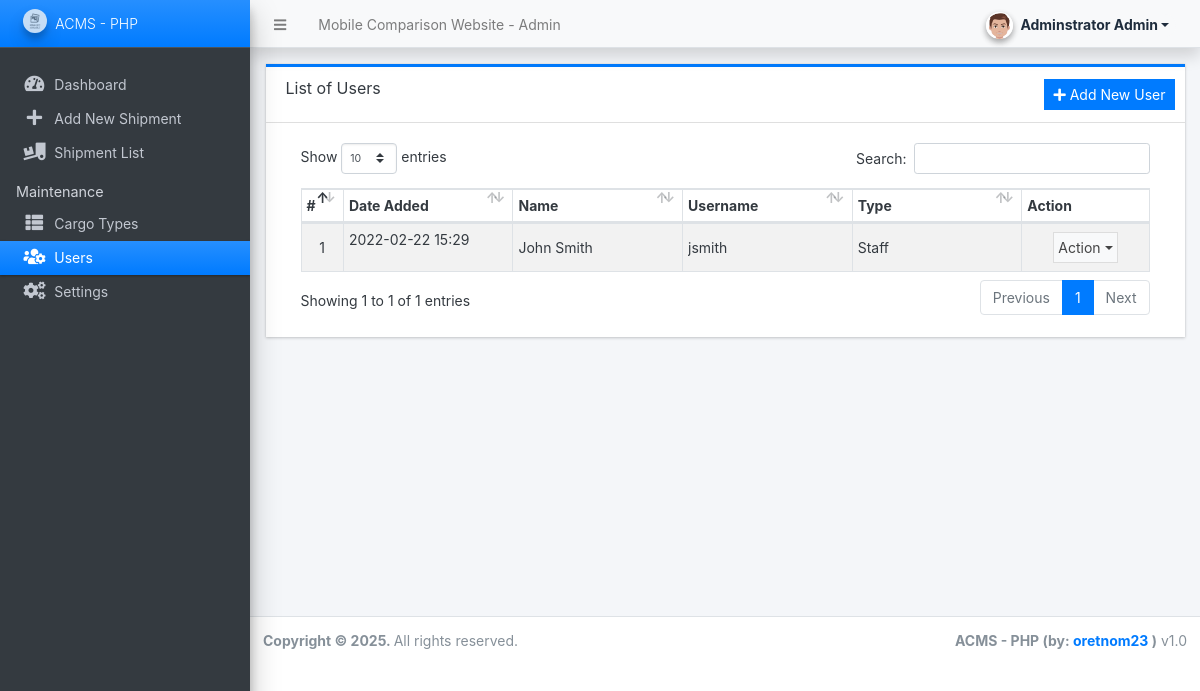
Page /admin/?page=user/list (signed in) on the committed database.
### tables this page shows
CREATE TABLE `users` (
  `id` int(50) NOT NULL,
  `firstname` varchar(250) NOT NULL,
  `lastname` varchar(250) NOT NULL,
  `username` text NOT NULL,
  `password` text NOT NULL,
  `avatar` text DEFAULT NULL,
  `last_login` datetime DEFAULT NULL,
  `type` tinyint(1) NOT NULL DEFAULT 0,
  `date_added` datetime NOT NULL DEFAULT current_timestamp(),
  `date_updated` datetime DEFAULT NULL ON UPDATE current_timestamp()
);

### classes/DBConnection.php (called while the page is built, shortened)
<?php
class DBConnection{
    private $host = "localhost";
    private $username = "phpmyadmin";
    private $password = "@kamaa404";
    private $database = "phpmyadmin";
    public $conn;
    public function __construct(){
        if (!isset($this->conn)) {
            $this->conn = new mysqli($this->host, $this->username, $this->password, $this->database);
        }
    }
}
?>

### classes/SystemSettings.php (called while the page is built, shortened)
<?php
class SystemSettings extends DBConnection{
	function userdata($field = ''){
		if(!empty($field)){
			if(isset($_SESSION['userdata'][$field]))
				return $_SESSION['userdata'][$field];
			else
				return null;
		}else{
			return false;
		}
	}
}
$_settings = new SystemSettings();
?>

### admin/user/list.php (the view, shortened to what this page needs)
<div class="card card-outline rounded-0 card-primary">
	<div class="card-header">
		<h3 class="card-title">List of Users</h3>
		<div class="card-tools">
			<a class="btn btn-sm btn-flat btn-primary" id="create_new" ><i class="fa fa-plus"></i> Add New User</a>
		</div>
	</div>
	<div class="card-body">
		<div class="container-fluid">
        <div class="container-fluid">
			<table class="table table-hover table-striped table-bordered">
				<colgroup>
					<col width="5%">
					<col width="20%">
					<col width="20%">
					<col width="20%">
					<col width="20%">
					<col width="15%">
				</colgroup>
				<thead>
					<tr>
						<th>#</th>
						<th>Date Added</th>
						<th>Name</th>
						<th>Username</th>
						<th>Type</th>
						<th>Action</th>
					</tr>
				</thead>
				<tbody>
					<?php
					$i = 1;
						$qry = $conn->query("SELECT *,concat(firstname,' ',lastname) as fullname FROM `users` where id not in ({$_settings->userdata('id')},1)  order by concat(firstname,' ',lastname) asc ");
						while($row = $qry->fetch_assoc()):
					?>
						<tr>
							<td class="text-center"><?php echo $i++; ?></td>
							<td><?= date("Y-m-d H:i", strtotime($row['date_added'])) ?></p></td>
							<td><p class="m-0 truncate-1"><?= $row['fullname'] ?></p></td>
							<td><p class="m-0 truncate-1"><?= $row['username'] ?></p></td>
							<td><p class="m-0 truncate-1"><?= $row['type'] == 1 ? "Admin" : "Staff" ?></p></td>
							<td align="center">
                                <button type="button" class="btn btn-flat p-1 btn-default btn-sm dropdown-toggle dropdown-icon" data-toggle="dropdown">
                                    Action
                                </button>
							</td>
						</tr>
					<?php endwhile; ?>
				</tbody>
			</table>
		</div>
		</div>
	</div>
</div>

### rows in the picture
users: date_added "2022-02-22 15:29", fullname "John Smith", username "jsmith", type "Staff"

### other values in the picture
$_settings->info('name') "Mobile Comparison Website"
$_settings->userdata('firstname').' '.$_settings->userdata('lastname') "Adminstrator Admin"
$_settings->info('short_name') "ACMS - PHP"
